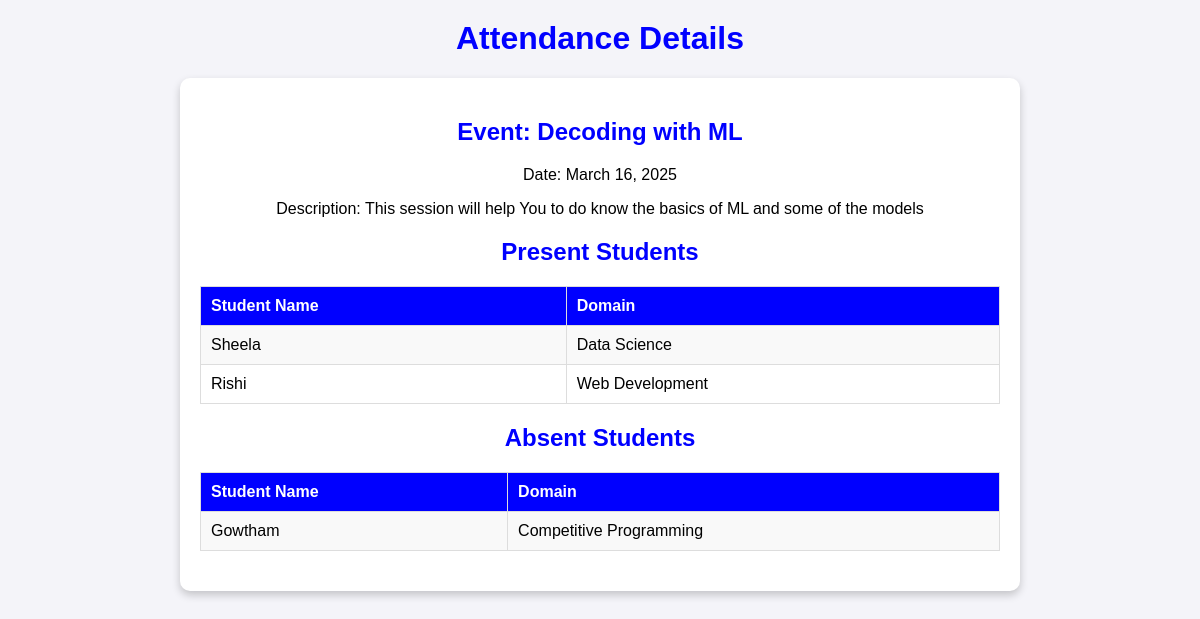
The page /attendance/view_attendance/2/ on the database as committed earlier.
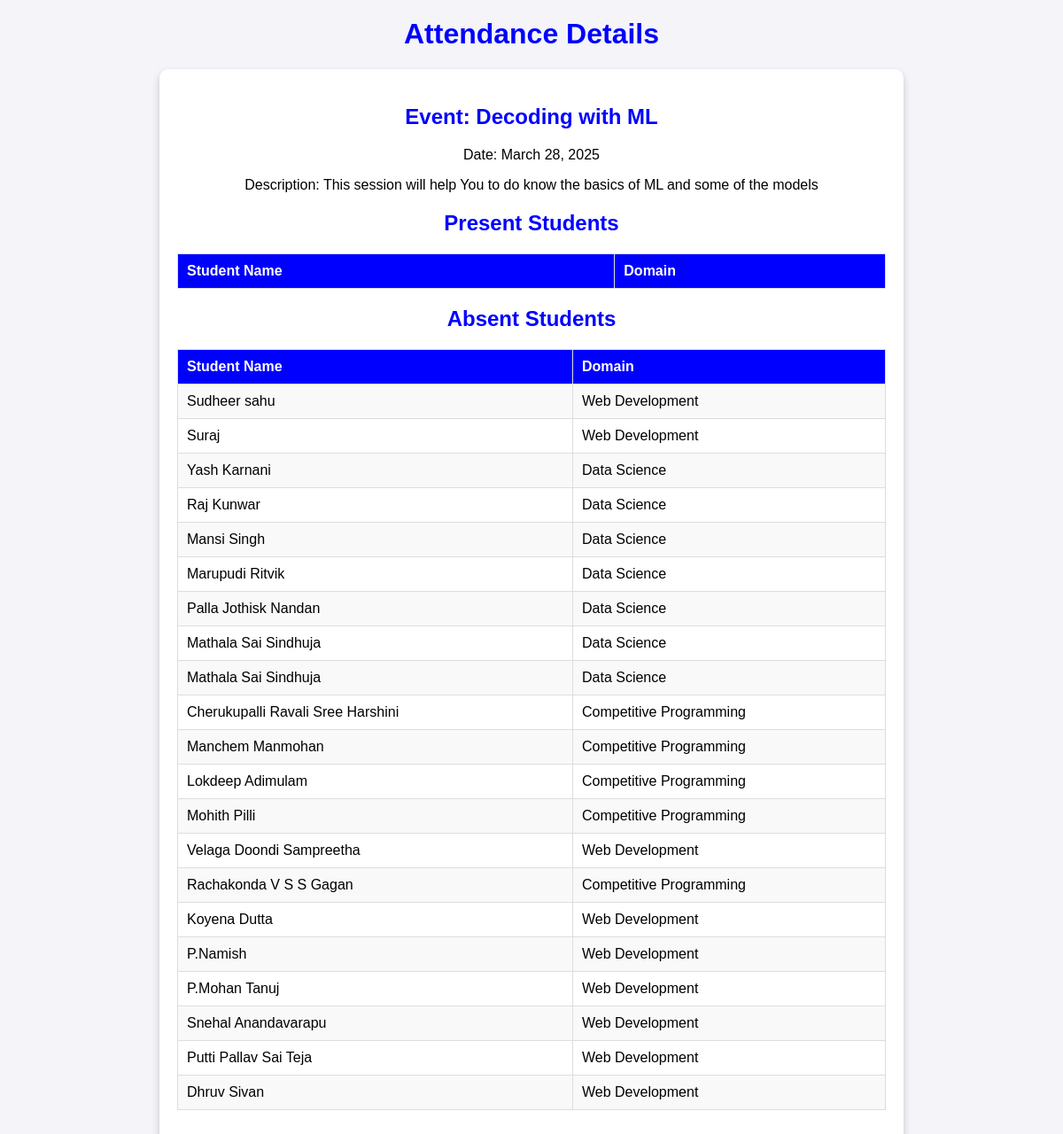
The same page on the database as committed later.
### attendance/models.py (models this page shows, shortened)
class Event(models.Model):
    name = models.CharField(max_length=100)
    date = models.DateField()
    description = models.TextField()
    image = models.ImageField(upload_to='attendance/images/', blank=True, null=True)

class Attendance(models.Model):
    event = models.ForeignKey(Event, on_delete=models.CASCADE)
    student = models.ForeignKey(Student, on_delete=models.CASCADE)
    status = models.BooleanField(default=False)  # True = Present, False = Absent

class Student(models.Model):
    name = models.CharField(max_length=100)
    email = models.EmailField(unique=True)
    domain = models.CharField(max_length=30, choices=DOMAIN_CHOICES)

### attendance/views.py (the view)
# urls.py: path('view_attendance/<int:event_id>/', views.view_attendance, name='view_attendance'),
def view_attendance(request, event_id):
    event = Event.objects.get(id=event_id)
    attendance_records = Attendance.objects.filter(event=event)
    return render(request, 'attendance/view_attendance.html', {'event': event, 'attendance_records': attendance_records})

### attendance/templates/attendance/view_attendance.html (shortened to what this page needs)
<!DOCTYPE html>
<html lang="en">
<head>
</head>
<body>
    <h1>Attendance Details</h1>
    <div class="attendance-container">
        <div class="attendance-header">
            <h2>Event: {{ event.name }}</h2>
            <p>Date: {{ event.date }}</p>
            <p>Description: {{ event.description }}</p>
        </div>
        <h2>Present Students</h2>
        <table>
            <tr>
                <th>Student Name</th>
                <th>Domain</th>
            </tr>
            {% for record in attendance_records %}
                {% if record.status %}
                    <tr>
                        <td>{{ record.student.name }}</td>
                        <td>{{ record.student.domain }}</td>
                    </tr>
                {% endif %}
            {% endfor %}
        </table>
        <h2>Absent Students</h2>
        <table>
            <tr>
                <th>Student Name</th>
                <th>Domain</th>
            </tr>
            {% for record in attendance_records %}
                {% if not record.status %}
                    <tr>
                        <td>{{ record.student.name }}</td>
                        <td>{{ record.student.domain }}</td>
                    </tr>
                {% endif %}
            {% endfor %}
        </table>
    </div>
</body>
</html>

### attendance/templates/attendance/view_attendance.html (style rules this page uses)
body { font-family: Arial, sans-serif; background-color: #f4f4f9; margin: 0; padding: 0; }
h1, h2 { text-align: center; color:BLUE; margin-top: 20px; }
.attendance-container { max-width: 800px; margin: 20px auto; background: white; padding: 20px; border-radius: 10px; box-shadow: 0 4px 8px rgba(0, 0, 0, 0.2); }
.attendance-header { text-align: center; margin-bottom: 20px; }
table { width: 100%; border-collapse: collapse; margin-bottom: 20px; }
th, td { border: 1px solid #ddd; padding: 10px; text-align: left; }
th { background-color:blue; color: white; }
tr:nth-child(even) { background-color: #f9f9f9; }

Rows that differ between the two databases and show on the page:
removed Attendance: student.name "Sheela", student.domain "Data Science", shown under "Present Students"
removed Attendance: student.name "Rishi", student.domain "Web Development", shown under "Present Students"
removed Attendance: student.name "Gowtham", student.domain "Competitive Programming", shown under "Absent Students"
changed Event "Decoding with ML": date "March 16, 2025" → "March 28, 2025"
added Attendance: student.name "Sudheer sahu", student.domain "Web Development", shown under "Absent Students"
added Attendance: student.name "Suraj", student.domain "Web Development", shown under "Absent Students"
added Attendance: student.name "Yash Karnani", student.domain "Data Science", shown under "Absent Students"
added Attendance: student.name "Raj Kunwar", student.domain "Data Science", shown under "Absent Students"
added Attendance: student.name "Mansi Singh", student.domain "Data Science", shown under "Absent Students"
added Attendance: student.name "Marupudi Ritvik", student.domain "Data Science", shown under "Absent Students"
added Attendance: student.name "Palla Jothisk Nandan", student.domain "Data Science", shown under "Absent Students"
added Attendance: student.name "Mathala Sai Sindhuja", student.domain "Data Science", shown under "Absent Students"
added Attendance: student.name "Mathala Sai Sindhuja", student.domain "Data Science", shown under "Absent Students"
added Attendance: student.name "Cherukupalli Ravali Sree Harshini", student.domain "Competitive Programming", shown under "Absent Students"
added Attendance: student.name "Manchem Manmohan", student.domain "Competitive Programming", shown under "Absent Students"
added Attendance: student.name "Lokdeep Adimulam", student.domain "Competitive Programming", shown under "Absent Students"
added Attendance: student.name "Mohith Pilli", student.domain "Competitive Programming", shown under "Absent Students"
added Attendance: student.name "Velaga Doondi Sampreetha", student.domain "Web Development", shown under "Absent Students"
added Attendance: student.name "Rachakonda V S S Gagan", student.domain "Competitive Programming", shown under "Absent Students"
added Attendance: student.name "Koyena Dutta", student.domain "Web Development", shown under "Absent Students"
added Attendance: student.name "P.Namish", student.domain "Web Development", shown under "Absent Students"
added Attendance: student.name "P.Mohan Tanuj", student.domain "Web Development", shown under "Absent Students"
added Attendance: student.name "Snehal Anandavarapu", student.domain "Web Development", shown under "Absent Students"
added Attendance: student.name "Putti Pallav Sai Teja", student.domain "Web Development", shown under "Absent Students"
added Attendance: student.name "Dhruv Sivan", student.domain "Web Development", shown under "Absent Students"
